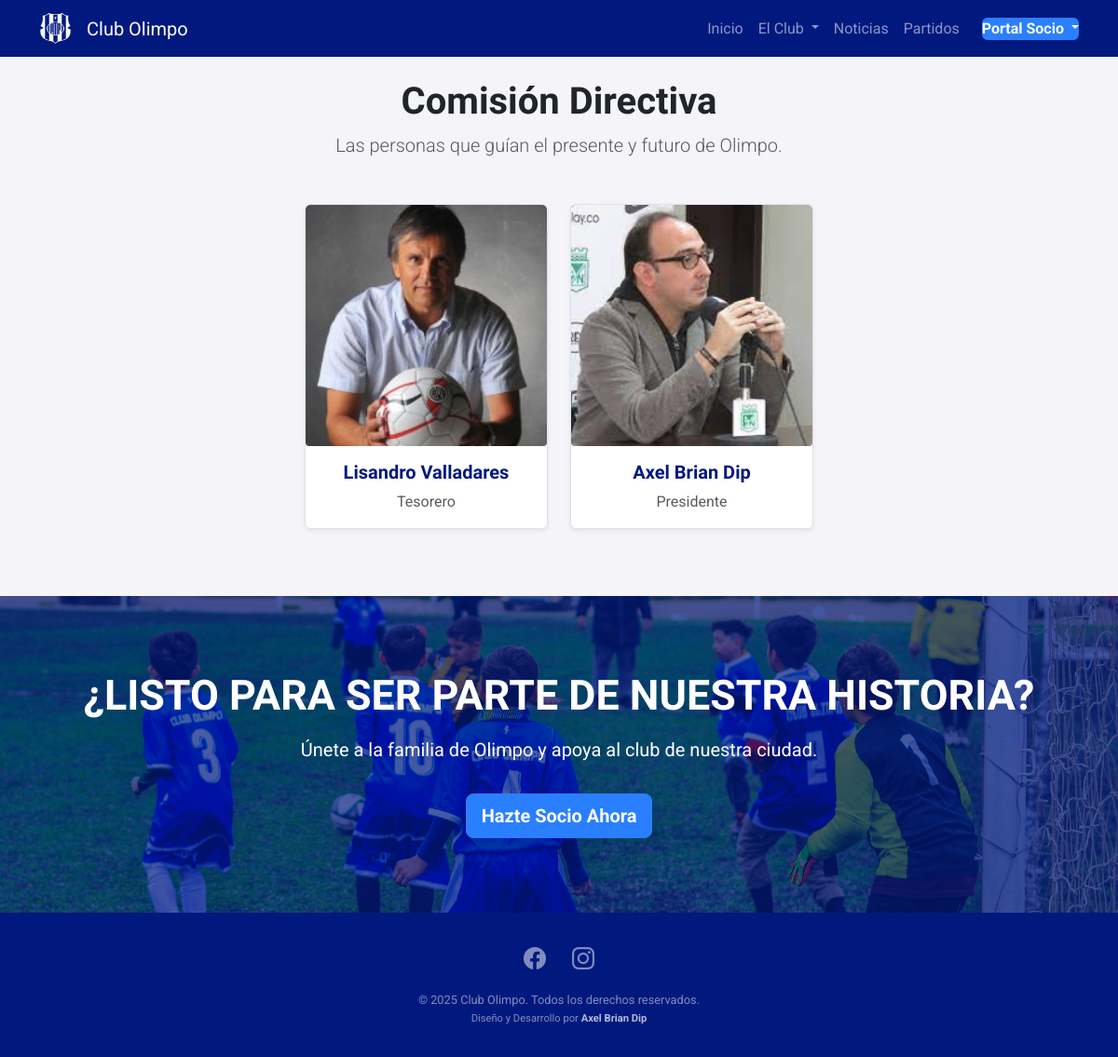
The app's page /board-of-directors/ with its own data.
### members/models.py (models this page shows, shortened)
class Role(models.Model):
    class Function(models.TextChoices):
        JUGADOR = 'JUG', 'Jugador'
        STAFF = 'STA', 'Cuerpo Técnico'
        DIRIGENTE = 'DIR', 'Dirigente'
    profile = models.ForeignKey('Profile', on_delete=models.CASCADE, related_name='roles')
    function = models.CharField("Función", max_length=3, choices=Function.choices)
    category = models.ForeignKey(Category, on_delete=models.SET_NULL, null=True, blank=True, verbose_name="Categoría (si aplica)")
    specific_position = models.CharField("Cargo Específico", max_length=100, help_text="Ej: Delantero, Tesorero, Director Técnico")
    specific_position = models.ForeignKey(
        SpecificPosition,
        on_delete=models.PROTECT,
        verbose_name="Cargo Específico"
    )
    class Meta:
        verbose_name = "Rol"
        verbose_name_plural = "Roles"

class Profile(models.Model):
    user = models.OneToOneField(User, on_delete=models.CASCADE)
    member_id = models.PositiveIntegerField(
        "Número de Socio",
        unique=True,
        default=get_next_member_id,
        editable=False # Hacemos que no se pueda editar desde el admin
    )
    date_of_birth = models.DateField("Fecha de Nacimiento", null=True, blank=True)
    dni = models.CharField("DNI", max_length=20, blank=True)
    address = models.CharField("Dirección", max_length=255, blank=True)
    phone_number = models.CharField("Teléfono", max_length=50, blank=True)
    profile_photo = models.ImageField("Foto de Perfil", upload_to='profile_photos/', blank=True, null=True)
    extra_photo_1 = models.ImageField("Foto Extra 1 (opcional)", upload_to='extra_photos/', blank=True, null=True)
    extra_photo_2 = models.ImageField("Foto Extra 2 (opcional)", upload_to='extra_photos/', blank=True, null=True)
    dni_photo_front = models.ImageField("Foto DNI (Frente)", upload_to='dni_photos/', blank=True, null=True)
    dni_photo_back = models.ImageField("Foto DNI (Dorso)", upload_to='dni_photos/', blank=True, null=True)
    member_type = models.ForeignKey(MemberType, on_delete=models.SET_NULL, null=True, blank=True, verbose_name="Tipo de Socio")
    is_on_roster = models.BooleanField("En Lista Oficial (para jugadores)", default=False)
    is_exempt = models.BooleanField("Cuota Bonificada", default=False)

class SpecificPosition(models.Model):
    name = models.CharField("Nombre del Cargo", max_length=100, unique=True)
    class Meta:
        verbose_name = "Cargo Específico"
        verbose_name_plural = "Cargos Específicos"
        ordering = ['name']

### core/views.py (the view)
# urls.py: path('board-of-directors/', views.board_of_directors, name='board_of_directors'),
def board_of_directors(request):
    board_roles = Role.objects.filter(function='DIR').order_by('profile__member_id')
    context = {
        'board_roles': board_roles,
    }
    return render(request, 'core/board_of_directors.html', context)

### core/templates/core/board_of_directors.html (shortened to what this page needs)
{% extends 'base.html' %}
{% block content %}
<div class="text-center mb-5">
    <h1>Comisión Directiva</h1>
    <p class="lead text-muted">Las personas que guían el presente y futuro de Olimpo.</p>
</div>
<div class="row justify-content-center">
    {% for role in board_roles %}
        <div class="col-lg-3 col-md-4 col-sm-6 mb-4">
            <div class="card h-100 shadow-sm text-center">
                <div class="player-card-img-wrapper">
                    {% if role.profile.profile_photo %}
                        <img src="{{ role.profile.profile_photo.url }}" class="card-img-top" alt="Foto de {{ role.profile.user.get_full_name }}">
                    {% else %}
                        <div class="d-flex align-items-center justify-content-center h-100"><small class="text-muted">Sin Foto</small></div>
                    {% endif %}
                </div>
                <div class="card-body">
                    <h5 class="card-title">{{ role.profile.user.get_full_name }}</h5>
                    <p class="card-text text-muted">{{ role.specific_position.name }}</p>
                </div>
            </div>
        </div>
    {% empty %}
        <p class="text-center">La información de la Comisión Directiva será publicada próximamente.</p>
    {% endfor %}
</div>
{% endblock %}

### static/css/_variables.css (style rules this page uses)
:root { --primary-color: #01197e; --accent-color: #2a7fff; --light-gray-bg: #f4f4f9; --dark-text-color: #212529; --medium-gray-color: #6c757d; --font-headings: 'Oswald', sans-serif; --font-body: 'Roboto', sans-serif; }

### static/css/_base.css (style rules this page uses)
body { font-family: var(--font-body); background-color: var(--light-gray-bg); color: var(--dark-text-color); }
h1, h2, h3, h4, h5, h6 { font-family: var(--font-headings); font-weight: 700; }

### static/css/_components.css (style rules this page uses)
.card { border-color: #dee2e6; }
.card-title { color: var(--primary-color); }
.card-text { color: var(--medium-gray-color); }

### static/css/_players.css (style rules this page uses)
.player-card-img-wrapper, .player-detail-photo { position: relative; width: 100%; overflow: hidden; background-color: var(--light-gray-bg); border-radius: .25rem; padding-top: 100%; }
.player-card-img-wrapper img, .player-detail-photo img { position: absolute; top: 0; left: 0; width: 100%; height: 100%; object-fit: cover; object-position: center; }

### records on screen
Role: profile.profile_photo (picture), profile.user.get_full_name "Lisandro Valladares", specific_position.name "Tesorero"
Role: profile.profile_photo (picture), profile.user.get_full_name "Axel Brian Dip", specific_position.name "Presidente"
